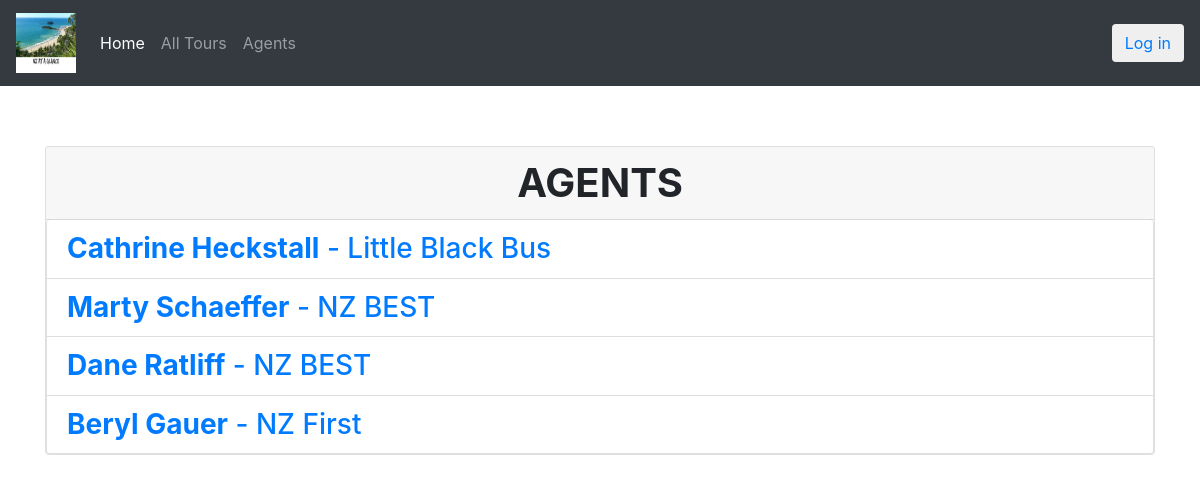
/agents/, run on the app's committed database.
### home/models.py (models this page shows, shortened)
class Agent(models.Model):
    PROVIDER_CHOICES = [
        ('NZ BEST', 'NZ Best Tour Company'),
        ('NZ First', 'New Zealand First'),
        ('Little Black Bus', 'Little Black Individual Tours')
    ]
    first_name = models.CharField(max_length=50)
    last_name = models.CharField(max_length=50)
    agent_username = models.CharField(max_length=30)
    email_address = models.EmailField(max_length=30) #changed from CharField for built-in email validation
    phone_number = models.CharField(max_length=30)
    provider = models.CharField(choices=PROVIDER_CHOICES, max_length=30)

### home/views.py (the view)
# urls.py: path('agents/', AgentListView.as_view(), name='agents'),
class AgentListView(ListView):
    queryset = Agent.objects.all().order_by('provider')
    template_name = 'agents.html'
    context_object_name = 'agents'
    paginate_by = 10

### home/templates/agents.html
{% extends "base.html" %}
{% block content %}
{% if agents %}
<div class="card">
    <div class="card-header h1 text-xl-center text-uppercase font-weight-bold">
        Agents
    </div>
    <ul class="list-group h3">
        {% for agent in agents %}
        <li class="list-group-item">
            <a href="{% url 'agent_detail' agent.id %}">
                <strong>{{agent.first_name|capfirst}} {{agent.last_name|capfirst}}</strong> - {{agent.provider}}
            </a>
        </li>
        {% endfor %}
    </ul>
</div>
{% else %}
<p>There are no agents to display.</p>
{% endif %}
{% endblock %}

### data on the page
Agent: first_name "Cathrine", last_name "Heckstall", provider "Little Black Bus"
Agent: first_name "Marty", last_name "Schaeffer", provider "NZ BEST"
Agent: first_name "Dane", last_name "Ratliff", provider "NZ BEST"
Agent: first_name "Beryl", last_name "Gauer", provider "NZ First"
